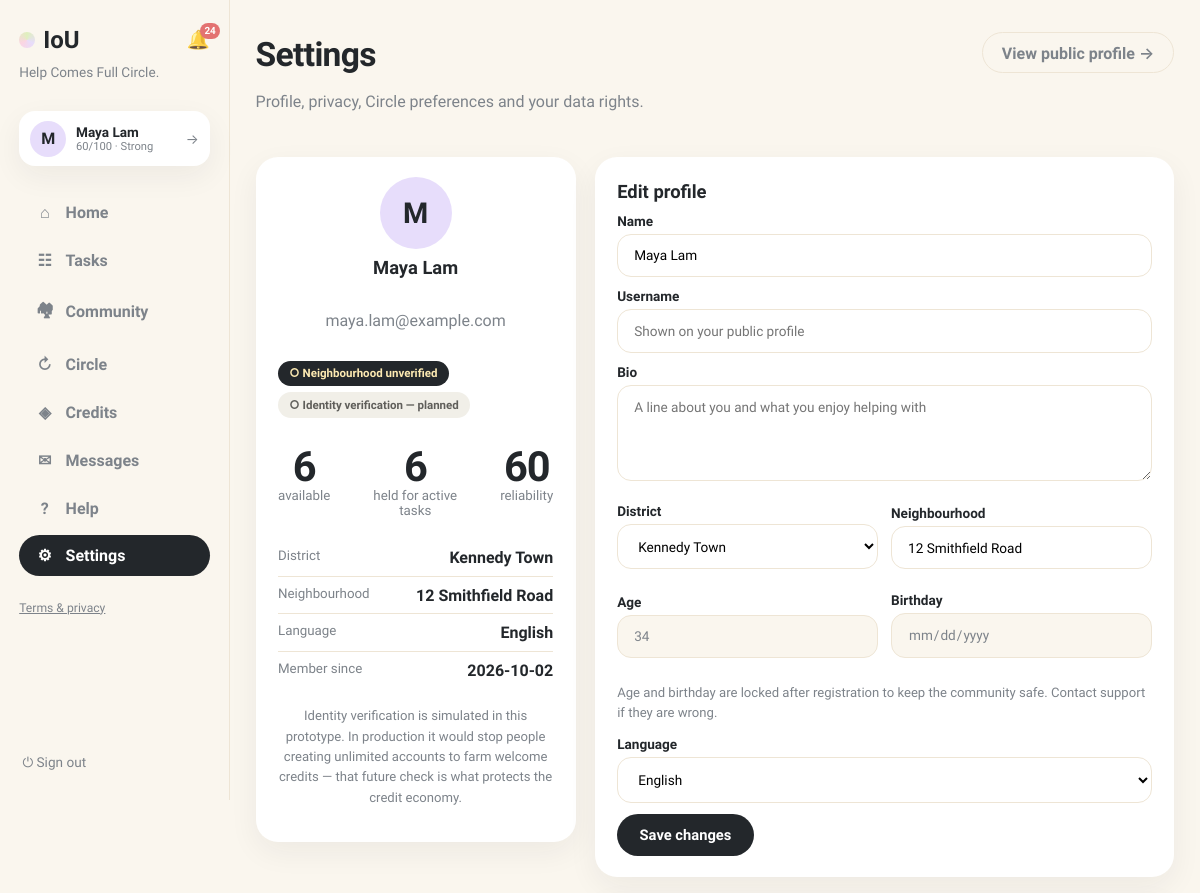
Before: /account (signed in, upper part) with the older database file.
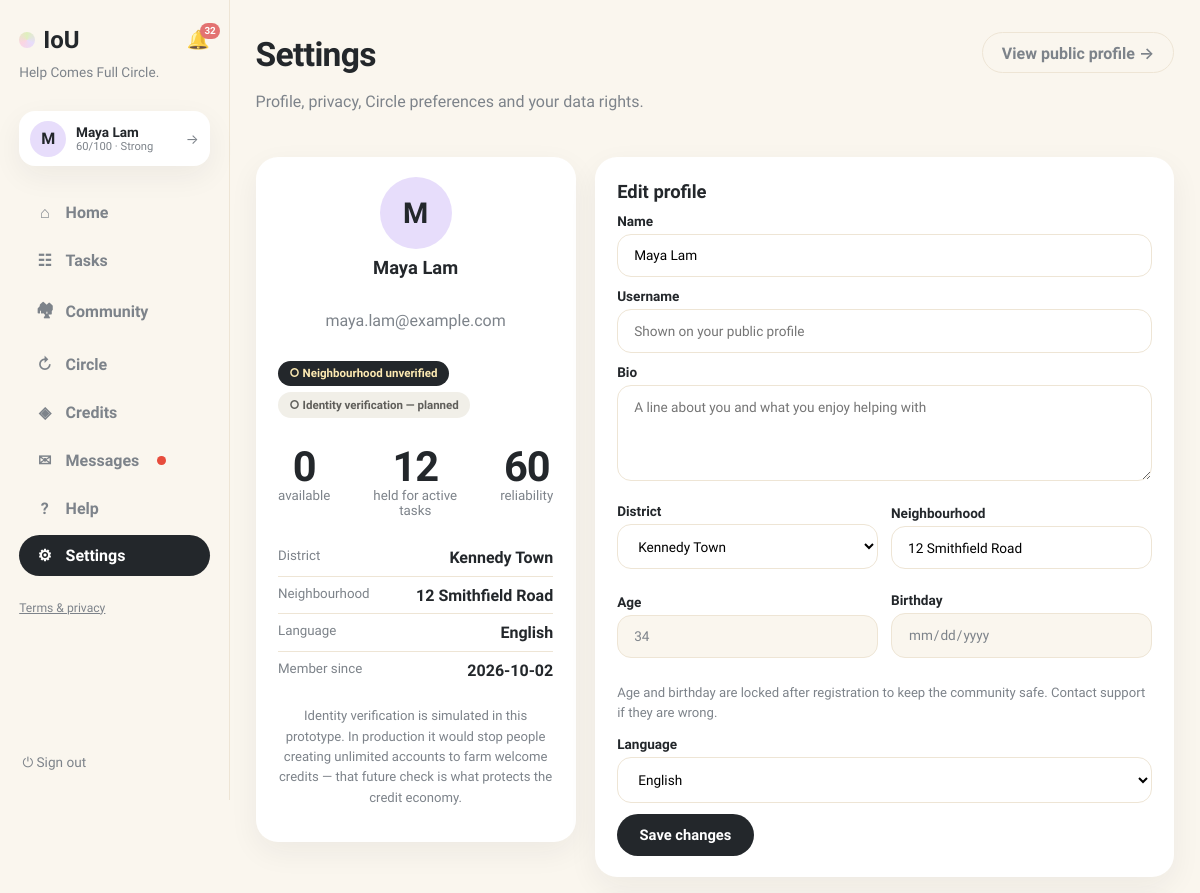
After: the same page with the newer database file.
### tables this page shows
CREATE TABLE users (
                id INTEGER PRIMARY KEY, name TEXT NOT NULL, email TEXT UNIQUE NOT NULL,
                password TEXT NOT NULL, balance INTEGER NOT NULL DEFAULT 0,
                held_balance INTEGER NOT NULL DEFAULT 0,
                is_moderator INTEGER NOT NULL DEFAULT 0
            , language TEXT NOT NULL DEFAULT 'en', address TEXT, district TEXT, hkid TEXT, address_id TEXT, age INTEGER, birthday TEXT, skills TEXT NOT NULL DEFAULT '', community_helper INTEGER NOT NULL DEFAULT 0, created_at TEXT, consent_analytics INTEGER NOT NULL DEFAULT 0, reliability INTEGER NOT NULL DEFAULT 60, account_status TEXT NOT NULL DEFAULT 'active', analytics_consent INTEGER NOT NULL DEFAULT 0, username TEXT, bio TEXT, verification_identity TEXT NOT NULL DEFAULT 'unverified', verification_neighbourhood TEXT NOT NULL DEFAULT 'unverified', vis_photo INTEGER NOT NULL DEFAULT 1, vis_neighbourhood INTEGER NOT NULL DEFAULT 1, vis_skills INTEGER NOT NULL DEFAULT 1, vis_bio INTEGER NOT NULL DEFAULT 1, vis_completed INTEGER NOT NULL DEFAULT 1, vis_circle INTEGER NOT NULL DEFAULT 1, circle_enabled INTEGER NOT NULL DEFAULT 1);

### app.py (the view)
@app.get("/account", response_class=HTMLResponse)
def account_page(request: Request, saved: str = ""):
    user = current_user(request)
    if not user:
        return RedirectResponse("/login", status_code=303)
    with db() as connection:
        blocked = connection.execute(
            """SELECT b.blocked_id, u.name FROM blocks b JOIN users u ON u.id=b.blocked_id
               WHERE b.blocker_id=?""", (user["id"],)).fetchall()
        consents = connection.execute(
            "SELECT policy, version, accepted_at FROM consents WHERE user_id=? ORDER BY id DESC",
            (user["id"],)).fetchall()
    return render(request, "account.html", page="account", genre_emoji=GENRE_EMOJI,
                  skill_tree=SKILL_TREE, hk_districts=HK_DISTRICTS, saved=saved == "1",
                  blocked=blocked, consents=consents)

### templates/account.html (shortened to what this page needs)
{% extends "base.html" %}
{% block content %}
<header class="page-head">
  <div>
    <h1>Settings</h1>
    <p class="muted">Profile, privacy, Circle preferences and your data rights.</p>
  </div>
  <a class="btn-ghost" href="/profile">View public profile →</a>
</header>
<div class="account-grid">
  <div class="card profile-card">
    <div class="avatar avatar-big">{{ user.name[0] }}</div>
    <h2>{{ user.name }}</h2>
    <p class="muted">{% if user.username %}@{{ user.username }} · {% endif %}{{ user.email }}</p>
    <div class="badge-row">
      <span class="match-badge ">{% if user.verification_neighbourhood == 'verified' %}✓{% else %}○{% endif %} Neighbourhood {{ user.verification_neighbourhood }}</span>
      <span class="match-badge simulated">○ Identity verification — planned</span>
    </div>
    <div class="profile-stats">
      <div><span class="stat-big">{{ user.balance }}</span><small>available</small></div>
      <div><span class="stat-big">{{ user.held_balance }}</span><small>held for active tasks</small></div>
      <div><span class="stat-big">{{ user.reliability if user.reliability is not none else 60 }}</span><small>reliability</small></div>
    </div>
    <ul class="profile-meta">
      <li><small>District</small><b>{{ user.district or '—' }}</b></li>
      <li><small>Neighbourhood</small><b>{{ user.address or '—' }}</b></li>
      <li><small>Language</small><b>{{ {'en':'English','yue':'粵語','zh':'普通话'}[user.language] or user.language }}</b></li>
      <li><small>Member since</small><b>{{ user.created_at[:10] if user.created_at else 'Early member' }}</b></li>
    </ul>
    <p class="muted small">Identity verification is simulated in this prototype. In production it would stop people creating unlimited accounts to farm welcome credits — that future check is what protects the credit economy.</p>
  </div>
  <div>
    <div class="card">
      <h2>Edit profile</h2>
      <form method="post" action="/account">
        <label>Name<input name="name" value="{{ user.name }}" required></label>
        <label>Username<input name="username" value="{{ user.username or '' }}" placeholder="Shown on your public profile"></label>
        <label>Bio<textarea name="bio" rows="3" placeholder="A line about you and what you enjoy helping with">{{ user.bio or '' }}</textarea></label>
        <div class="value-form">
          <label>District
            <select name="district">
              {% for d in hk_districts %}<option value="{{ d }}" {% if user.district == d %}selected{% endif %}>{{ d }}</option>{% endfor %}
            </select>
          </label>
          <label>Neighbourhood<input name="address" value="{{ user.address or '' }}"></label>
        </div>
        <div class="value-form">
          <label>Age<input name="age" type="number" min="16" max="120" value="{{ user.age or '' }}" readonly title="Locked after registration"></label>
          <label>Birthday<input name="birthday" type="date" value="{{ user.birthday or '' }}" readonly title="Locked after registration"></label>
        </div>
        <p class="muted small">Age and birthday are locked after registration to keep the community safe. Contact support if they are wrong.</p>
        <label>Language
          <select name="language">
            <option value="en" {% if user.language == 'en' %}selected{% endif %}>English</option>
          </select>
        </label>
        <button class="btn-primary">Save changes</button>
      </form>
    </div>
  </div>
</div>
{% endblock %}

### templates/base.html (shortened to what this page needs)
<!doctype html>
<html lang="en"><head><link rel="stylesheet" href="/static/style.css"></head>
<body class="app-body">
<nav class="sidebar">
  <div class="brand-row">
    <a class="brand" href="/"><span class="brand-dot"></span>IoU</a>
    {% if user %}
    <a class="bell {% if page == 'notifications' %}active{% endif %}" href="/notifications" title="Notifications">🔔{% if unread_notifs or unread_msgs %}<span class="bell-badge">{{ (unread_notifs or 0) + (unread_msgs or 0) }}</span>{% endif %}</a>
    {% endif %}
  </div>
  <p class="brand-tag">Help Comes Full Circle.</p>
  {% if user %}
  <a class="side-user" href="/profile" title="Your profile">
    <div class="avatar">{{ user.name[0] }}</div>
    {% set sc = user.reliability if user.reliability is not none else 60 %}
    {% set lab = 'Suspended' if sc <= 0 else ('Restricted' if sc < 30 else ('Limited' if sc < 60 else ('Strong' if sc < 80 else 'Excellent'))) %}
    <div class="sidebar-user-meta"><b>{{ user.name }}</b>
      <small>{{ sc }}/100 · {{ lab }}</small>
    </div>
    <span class="side-user-arrow">→</span>
  </a>
  <div class="nav-links">
    <a class="nav-link {% if page == 'home' %}active{% endif %}" href="/"><span class="nav-ico">⌂</span>Home</a>
    <a class="nav-link {% if page == 'browse' %}active{% endif %}" href="/browse"><span class="nav-ico">☷</span>Tasks</a>
    <a class="nav-link {% if page == 'community' %}active{% endif %}" href="/community"><span class="nav-ico">🏘</span>Community</a>
    <a class="nav-link {% if page == 'circle' %}active{% endif %}" href="/chain-invitations"><span class="nav-ico">↻</span>Circle{% if circle_pending %}<span class="unread-dot"></span>{% endif %}</a>
    <a class="nav-link {% if page == 'credits' %}active{% endif %}" href="/history"><span class="nav-ico">◈</span>Credits</a>
    <a class="nav-link {% if page == 'messages' %}active{% endif %}" href="/messages"><span class="nav-ico">✉</span>Messages{% if unread_msgs %}<span class="unread-dot"></span>{% endif %}</a>
    <a class="nav-link {% if page == 'help' %}active{% endif %}" href="/help"><span class="nav-ico">?</span>Help</a>
    <a class="nav-link {% if page == 'account' %}active{% endif %}" href="/account"><span class="nav-ico">⚙</span>Settings</a>
  </div>
  <p class="nav-footer"><a href="/legal">Terms &amp; privacy</a></p>
  <form method="post" action="/logout" class="side-logout"><button class="link-button" title="Sign out">⏻ Sign out</button></form>
  {% else %}
  <div class="nav-links">
    <a class="nav-link" href="/login"><span class="nav-ico">→</span>Sign in</a>
    <a class="nav-link" href="/register"><span class="nav-ico">＋</span>Create account</a>
  </div>
  <p class="nav-footer"><a href="/legal">Terms &amp; privacy</a></p>
  {% endif %}
</nav>
<main class="content {% block content_class %}{% endblock %}">{% block content %}{% endblock %}</main>
</body></html>

Changed rows visible on the page:
changed users "Maya Lam": balance "6" → "0"; held_balance "6" → "12"
Other visible differences:
{{ (unread_notifs or 0) + (unread_msgs or 0) }}: "24" → "32"
